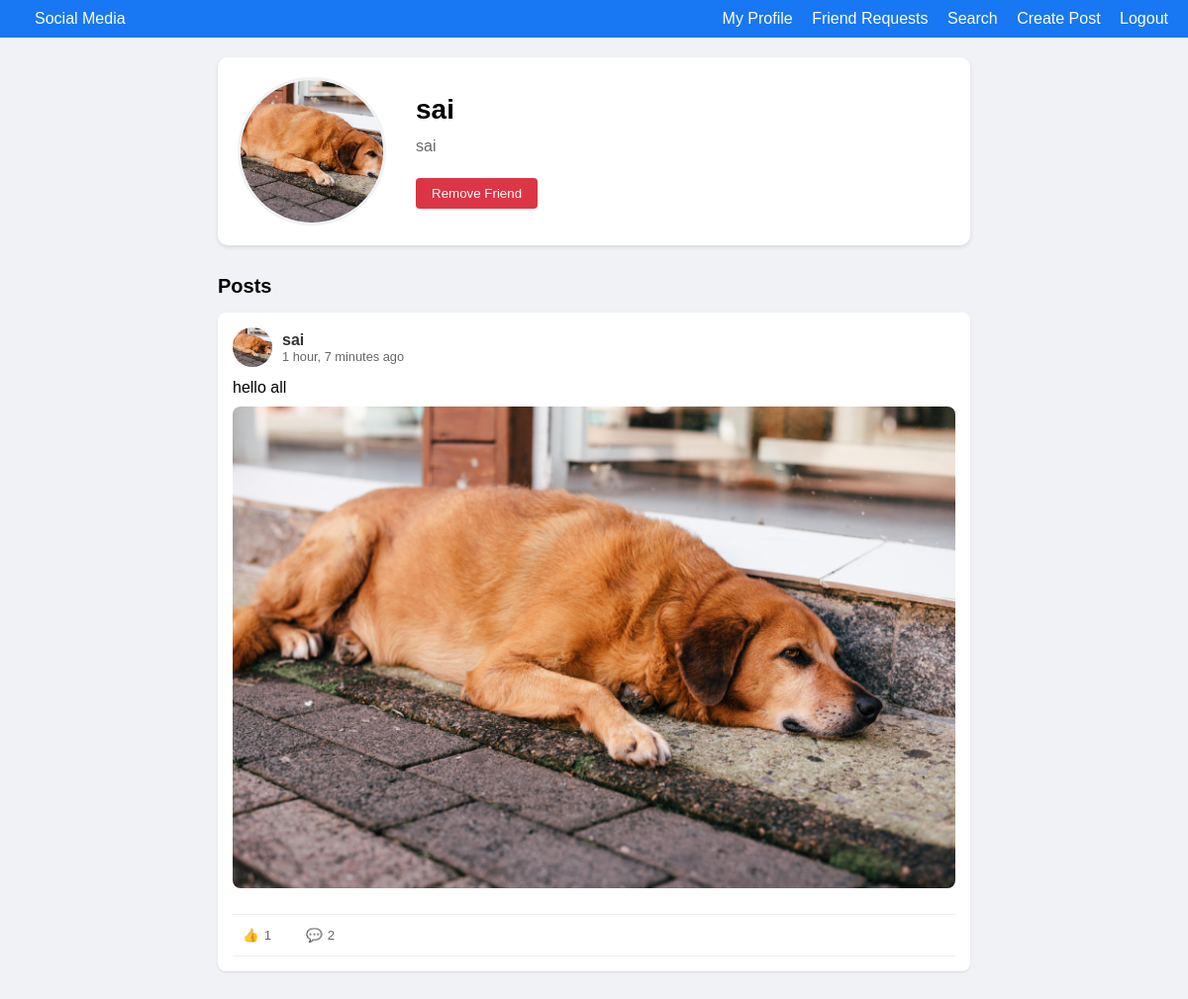
The app's page /profile/sai/ (signed in) with its own data.
### core/models.py (models this page shows, shortened)
class User(AbstractUser):
    bio = models.TextField(max_length=500, blank=True)
    profile_pic = models.ImageField(
        upload_to='profile_pics/',
        default='profile_pics/default.png',
        validators=[FileExtensionValidator(['jpg', 'jpeg', 'png'])]
    )
    groups = models.ManyToManyField(
        'auth.Group',
        verbose_name='groups',
        blank=True,
        help_text='The groups this user belongs to. A user will get all permissions granted to each of their groups.',
        related_name="core_user_groups",  # Unique related_name
        related_query_name="user",
    )
    user_permissions = models.ManyToManyField(
        'auth.Permission',
        verbose_name='user permissions',
        blank=True,
        help_text='Specific permissions for this user.',
        related_name="core_user_permissions",  # Unique related_name
        related_query_name="user",
    )

class Post(models.Model):
    PRIVACY_CHOICES = [
        ('public', 'Public'),
        ('friends', 'Friends Only'),
        ('private', 'Private'),
    ]
    user = models.ForeignKey(User, on_delete=models.CASCADE)
    content = models.TextField()
    image = models.ImageField(upload_to='posts/', blank=True, null=True)
    privacy = models.CharField(max_length=10, choices=PRIVACY_CHOICES, default='public')
    created_at = models.DateTimeField(auto_now_add=True)
    updated_at = models.DateTimeField(auto_now=True)

### core/views.py (the view)
# urls.py: path('profile/<str:username>/', views.profile, name='profile'),
@login_required
def profile(request, username):
    user = get_object_or_404(User, username=username)
    posts = Post.objects.filter(user=user)
    is_own_profile = user == request.user
    profile_user = get_object_or_404(User, username=username)
    is_friend = Friendship.objects.filter(
        Q(user1=request.user, user2=user) |
        Q(user1=user, user2=request.user)
    ).exists()
    friends_count = Friendship.objects.filter(
    Q(user1=profile_user) | Q(user2=profile_user)
).count()
    friend_request_sent = FriendRequest.objects.filter(
        from_user=request.user, to_user=user).exists()
    friend_requests_received = FriendRequest.objects.filter(
        from_user=profile_user,
        to_user=request.user
    )
    if is_own_profile:
        visible_posts = posts
    elif is_friend:
        visible_posts = posts.filter(privacy__in=['friends', 'public'])
    else:
        visible_posts = posts.filter(privacy='public')
    context = {
        'profile_user': profile_user,
        'posts': visible_posts.order_by('-created_at'),
        'is_own_profile': is_own_profile,
        'is_friend': is_friend,
        'friend_request_sent': friend_request_sent,
        'friend_request_received': friend_requests_received,
         'friends_count': friends_count,
    }
    return render(request, 'core/profile.html', context)

### templates/core/profile.html (shortened to what this page needs)
{% extends 'core/base.html' %}
{% block content %}
<div class="card profile-header">
    <img src="{{ profile_user.profile_pic.url }}" class="profile-pic-large" alt="{{ profile_user.username }}">
    <div class="profile-info">
        <h1 class="profile-username">{{ profile_user.username }}</h1>
        <p class="profile-bio">{{ profile_user.bio }}</p>
        <div class="profile-actions">
            {% if is_own_profile %}
                <a href="{% url 'edit_profile' %}" class="btn btn-primary">Edit Profile</a>
                <a href="{% url 'friends_list' profile_user.username %}" class="btn btn-secondary">
                    Friends <span class="friends-count">({{ friends_count }})</span>
                </a>
                <a href="{% url 'friend_requests' %}" class="btn btn-secondary">Friend Requests</a>
            {% else %}
                {% if is_friend %}
                    <form method="POST" action="{% url 'remove_friend' profile_user.username %}" style="display: inline;">
                        <button type="submit" class="btn btn-danger">Remove Friend</button>
                    </form>
                {% else %}
                    <form method="POST" action="{% url 'send_friend_request' profile_user.username %}" style="display: inline;">
                        {% csrf_token %}
                        <button type="submit" class="btn btn-primary">Add Friend</button>
                    </form>
                {% endif %}
            {% endif %}
        </div>
    </div>
</div>
<div class="posts-header">
    <h2 class="posts-title">Posts</h2>
</div>
{% for post in posts %}
    {% include 'core/_post.html' %}
{% empty %}
    <div class="card">
        <p>No posts to show.</p>
    </div>
{% endfor %}
{% endblock %}

### templates/core/_post.html (shortened to what this page needs)
<div class="card post-card">
    <div class="post-header">
        <img src="{{ post.user.profile_pic.url }}" class="post-profile-pic" alt="{{ post.user.username }}">
        <div class="post-user-info">
            <a href="{% url 'profile' post.user.username %}"><strong>{{ post.user.username }}</strong></a>
            <div class="post-time">{{ post.created_at|timesince }} ago</div>
        </div>
    </div>
    <div class="post-content">
        <p>{{ post.content }}</p>
        {% if post.image %}
            <img src="{{ post.image.url }}" class="post-image">
        {% endif %}
    </div>
    <div class="post-actions">
        <form method="POST" action="{% url 'like_post' post.id %}">
            <button type="submit" class="like-btn">
                👍 <span class="like-count">{{ post.likes.count }}</span>
            </button>
        </form>
        <button class="comment-toggle-btn" data-post-id="{{ post.id }}">
            💬 <span class="comment-count">{{ post.comments.count }}</span>
        </button>
    </div>
</div>

### templates/core/base.html (style rules this page uses)
* { margin: 0; padding: 0; box-sizing: border-box; font-family: Arial, sans-serif; }
body { background-color: #f0f2f5; }
.card { background-color: white; border-radius: 8px; box-shadow: 0 1px 2px rgba(0, 0, 0, 0.1); margin-bottom: 20px; padding: 15px; }
.btn { padding: 8px 16px; border: none; border-radius: 4px; cursor: pointer; font-weight: bold; }
.btn-danger { background-color: #dc3545; color: white; }
.btn { padding: 8px 16px; border-radius: 4px; border: none; cursor: pointer; font-weight: 500; }
.btn-danger { background: #dc3545; color: white; }

### templates/core/profile.html (style rules this page uses)
.profile-header { display: flex; align-items: center; gap: 30px; margin-bottom: 25px; padding: 20px; background-color: #fff; border-radius: 10px; box-shadow: 0 2px 4px rgba(0,0,0,0.1); }
.profile-pic-large { width: 150px; height: 150px; border-radius: 50%; object-fit: cover; border: 3px solid #f0f2f5; }
.profile-info { flex: 1; }
.profile-username { font-size: 28px; font-weight: bold; margin-bottom: 10px; }
.profile-bio { font-size: 16px; color: #65676b; margin-bottom: 20px; line-height: 1.4; }
.profile-actions { display: flex; gap: 10px; margin-top: 15px; }
.btn { padding: 8px 16px; border-radius: 4px; border: none; cursor: pointer; font-weight: 500; text-decoration: none; display: inline-block; text-align: center; }
.btn-danger { background-color: #dc3545; color: white; }
.posts-header { display: flex; justify-content: space-between; align-items: center; margin: 30px 0 15px; }
.posts-title { font-size: 20px; font-weight: bold; }

### templates/core/_post.html (style rules this page uses)
.post-card { margin-bottom: 20px; padding: 15px; border-radius: 8px; box-shadow: 0 1px 2px rgba(0,0,0,0.1); }
.post-header { display: flex; align-items: center; margin-bottom: 12px; }
.post-profile-pic { width: 40px; height: 40px; border-radius: 50%; object-fit: cover; }
.post-user-info { margin-left: 10px; }
.post-user-info a { color: #333; text-decoration: none; }
.post-time { font-size: 0.8em; color: #666; }
.post-content { margin-bottom: 12px; }
.post-image { max-width: 100%; margin: 10px 0; border-radius: 8px; }
.post-actions { display: flex; gap: 15px; padding: 8px 0; border-top: 1px solid #eee; border-bottom: 1px solid #eee; }
.like-btn, .comment-toggle-btn { background: none; border: none; color: #666; cursor: pointer; display: flex; align-items: center; gap: 5px; padding: 5px 10px; border-radius: 4px; }

### records on screen
User: profile_pic (picture), username "sai", bio "sai"
Post: user.profile_pic (picture), user.username "sai", created_at "1 hour, 7 minutes", content "hello all", image (picture), likes.count "1", comments.count "2"
